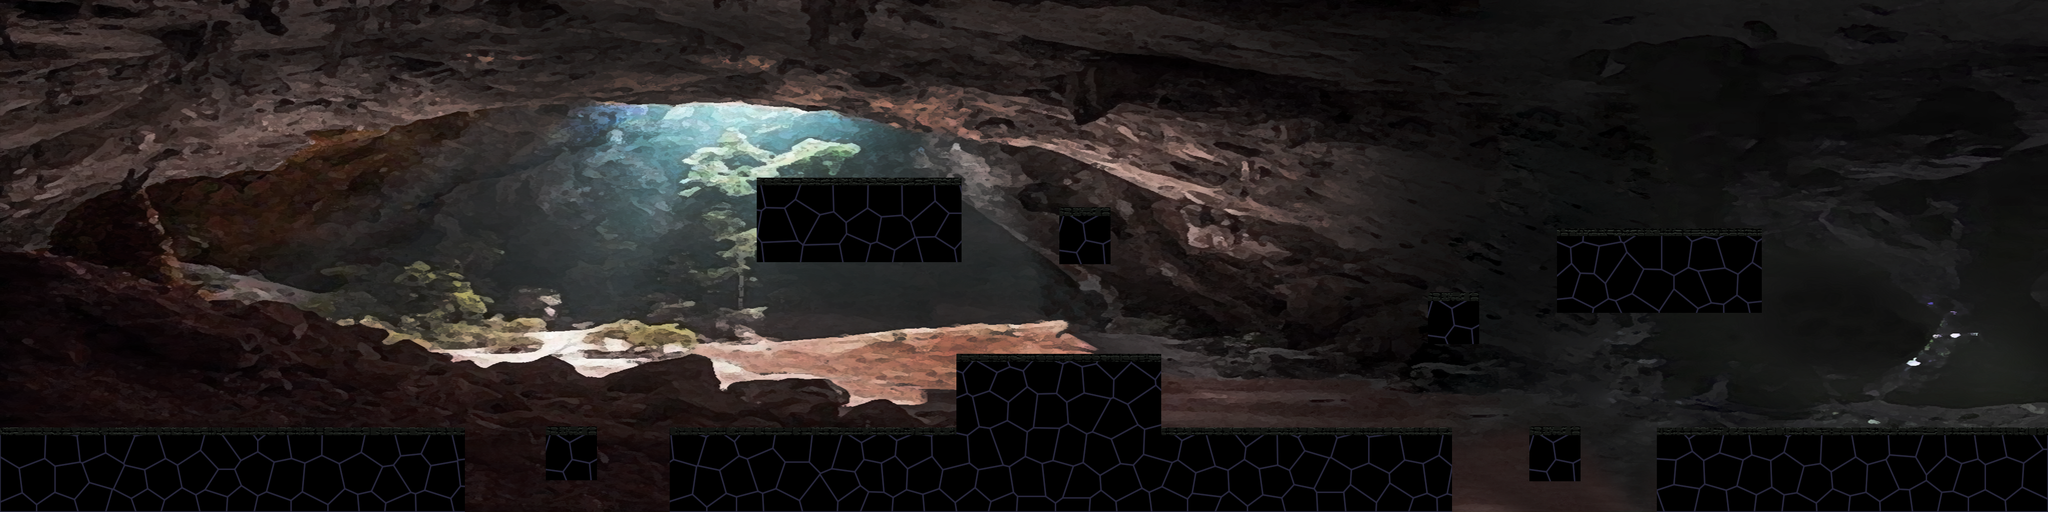

This is a level from a 2D game, rendered from its Tiled map with the project's own tilesets. A one-line summary and the map file follow, with tile-layer data summarised:
An orthogonal 40x10 tile map with 100x100 px tiles, 1 tile layer (Tile Layer 1) and 30 objects.

<map version="1.0" tiledversion="1.0.3" orientation="orthogonal" renderorder="right-down" width="40" height="10" tilewidth="100" tileheight="100" nextobjectid="63">
 <tileset firstgid="1" name="stage1" tilewidth="100" tileheight="100" tilecount="400" columns="40">
  <image source="gfx/stage1.png" width="4000" height="1000" />
 </tileset>
 <layer name="Tile Layer 1" width="40" height="10">
  <data>[400 cells, 400 non-empty, 400 distinct tile ids]</data>
 </layer>
 <objectgroup name="trap" width="40" height="10">
  <object id="7" x="890" y="996" width="2400" height="100" />
 </objectgroup>
 <objectgroup name="player" width="40" height="10">
  <object id="10" x="100" y="600" width="100" height="200" />
 </objectgroup>
 <objectgroup name="money" width="40" height="10">
  <object id="50" x="3327" y="363" width="24" height="21" />
 </objectgroup>
 <objectgroup name="enemiwall" width="40" height="10">
  <object id="51" x="890" y="724" width="57" height="142" />
  <object id="54" x="1284" y="696" width="63" height="151" />
  <object id="55" x="1836" y="590" width="36" height="136" />
  <object id="56" x="2251" y="581" width="42" height="130" />
  <object id="57" x="1433" y="218" width="54" height="151" />
  <object id="58" x="1857" y="221" width="24" height="157" />
  <object id="59" x="2821" y="700" width="36" height="157" />
  <object id="60" x="3190" y="712" width="57" height="148" />
 </objectgroup>
 <objectgroup name="enemies" width="40" height="10">
  <object id="12" x="700" y="700" width="100" height="100" />
   <object id="100" x="700" y="700" width="100" height="100" />
  <object id="16" x="1400" y="700" width="100" height="100" />
  <object id="18" x="1700" y="200" width="100" height="100" />
  <object id="29" x="2063" y="593" />
  <object id="32" x="2606" y="696" width="48" height="42" />
  <object id="34" x="3760" y="681" width="87" height="81" />
 </objectgroup>
 <objectgroup name="wall" width="40" height="10">
  <object id="38" x="0" y="848" width="906" height="156" />
  <object id="40" x="1066" y="846" width="97" height="90" />
  <object id="41" x="1309" y="846" width="1528" height="152" />
  <object id="43" x="1870" y="705" width="396" height="145" />
  <object id="44" x="1480" y="364" width="393" height="141" />
  <object id="45" x="2073" y="422" width="96" height="96" />
  <object id="46" x="2789" y="585" width="98" height="89" />
  <object id="47" x="2989" y="845" width="94" height="92" />
  <object id="48" x="3234" y="846" width="765" height="156" />
  <object id="49" x="3040" y="460" width="400" height="152" />
  <object id="61" x="0" y="636" width="63" height="221" />
  <object id="62" x="3978" y="627" width="72" height="224" />
 </objectgroup>
</map>